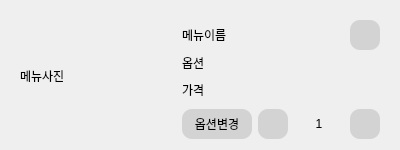
<?xml version="1.0" encoding="UTF-8"?>
<ui version="4.0">
 <class>selected_menu_widget</class>
 <widget class="QWidget" name="selected_menu_widget">
  <property name="geometry">
   <rect>
    <x>0</x>
    <y>0</y>
    <width>400</width>
    <height>150</height>
   </rect>
  </property>
  <property name="minimumSize">
   <size>
    <width>0</width>
    <height>150</height>
   </size>
  </property>
  <property name="maximumSize">
   <size>
    <width>400</width>
    <height>174</height>
   </size>
  </property>
  <property name="windowTitle">
   <string>Form</string>
  </property>
  <property name="styleSheet">
   <string notr="true">border:none;</string>
  </property>
  <layout class="QGridLayout" name="gridLayout">
   <item row="0" column="0" colspan="2">
    <widget class="QFrame" name="frame_16">
     <property name="minimumSize">
      <size>
       <width>0</width>
       <height>0</height>
      </size>
     </property>
     <property name="frameShape">
      <enum>QFrame::Shape::StyledPanel</enum>
     </property>
     <property name="frameShadow">
      <enum>QFrame::Shadow::Raised</enum>
     </property>
     <layout class="QGridLayout" name="gridLayout_48">
      <item row="4" column="2">
       <widget class="QPushButton" name="sel_menu_m">
        <property name="sizePolicy">
         <sizepolicy hsizetype="Minimum" vsizetype="Maximum">
          <horstretch>0</horstretch>
          <verstretch>0</verstretch>
         </sizepolicy>
        </property>
        <property name="minimumSize">
         <size>
          <width>30</width>
          <height>30</height>
         </size>
        </property>
        <property name="maximumSize">
         <size>
          <width>30</width>
          <height>30</height>
         </size>
        </property>
        <property name="styleSheet">
         <string notr="true">image: url(:/image/main_img/ic_remove_s.png);

border: none;
border-radius: 10px; 
background-color:#D3D3D3;</string>
        </property>
        <property name="text">
         <string/>
        </property>
       </widget>
      </item>
      <item row="4" column="1">
       <widget class="QPushButton" name="sel_op_Btn">
        <property name="sizePolicy">
         <sizepolicy hsizetype="Minimum" vsizetype="Maximum">
          <horstretch>0</horstretch>
          <verstretch>0</verstretch>
         </sizepolicy>
        </property>
        <property name="minimumSize">
         <size>
          <width>0</width>
          <height>30</height>
         </size>
        </property>
        <property name="maximumSize">
         <size>
          <width>70</width>
          <height>30</height>
         </size>
        </property>
        <property name="styleSheet">
         <string notr="true">border: none;
border-radius: 10px; 
background-color:#D3D3D3;</string>
        </property>
        <property name="text">
         <string>옵션변경</string>
        </property>
       </widget>
      </item>
      <item row="0" column="1" colspan="2">
       <widget class="QLabel" name="sel_menu_name">
        <property name="minimumSize">
         <size>
          <width>0</width>
          <height>30</height>
         </size>
        </property>
        <property name="maximumSize">
         <size>
          <width>16777215</width>
          <height>30</height>
         </size>
        </property>
        <property name="text">
         <string>메뉴이름</string>
        </property>
       </widget>
      </item>
      <item row="4" column="4">
       <widget class="QPushButton" name="sel_menu_f">
        <property name="minimumSize">
         <size>
          <width>30</width>
          <height>30</height>
         </size>
        </property>
        <property name="maximumSize">
         <size>
          <width>30</width>
          <height>30</height>
         </size>
        </property>
        <property name="styleSheet">
         <string notr="true">image: url(:/image/main_img/ic_add_s.png);
border: none;
border-radius: 10px; 
background-color:#D3D3D3;</string>
        </property>
        <property name="text">
         <string/>
        </property>
       </widget>
      </item>
      <item row="1" column="1" colspan="4">
       <widget class="QLabel" name="sel_menu_op">
        <property name="minimumSize">
         <size>
          <width>0</width>
          <height>30</height>
         </size>
        </property>
        <property name="maximumSize">
         <size>
          <width>16777215</width>
          <height>30</height>
         </size>
        </property>
        <property name="text">
         <string>옵션</string>
        </property>
       </widget>
      </item>
      <item row="4" column="3">
       <widget class="QLabel" name="sel_menu_cnt">
        <property name="minimumSize">
         <size>
          <width>50</width>
          <height>30</height>
         </size>
        </property>
        <property name="maximumSize">
         <size>
          <width>50</width>
          <height>30</height>
         </size>
        </property>
        <property name="text">
         <string>1</string>
        </property>
        <property name="alignment">
         <set>Qt::AlignmentFlag::AlignCenter</set>
        </property>
       </widget>
      </item>
      <item row="0" column="0" rowspan="5">
       <widget class="QLabel" name="sel_img">
        <property name="text">
         <string>메뉴사진</string>
        </property>
       </widget>
      </item>
      <item row="2" column="1" colspan="2">
       <widget class="QLabel" name="sel_menu_price">
        <property name="minimumSize">
         <size>
          <width>0</width>
          <height>30</height>
         </size>
        </property>
        <property name="maximumSize">
         <size>
          <width>16777215</width>
          <height>30</height>
         </size>
        </property>
        <property name="text">
         <string>가격</string>
        </property>
       </widget>
      </item>
      <item row="0" column="4">
       <widget class="QPushButton" name="pushButton_xx">
        <property name="minimumSize">
         <size>
          <width>30</width>
          <height>30</height>
         </size>
        </property>
        <property name="maximumSize">
         <size>
          <width>30</width>
          <height>30</height>
         </size>
        </property>
        <property name="styleSheet">
         <string notr="true">image: url(:/image/main_img/ic_ygy_search_keyword_cancel_intent.png);
border: none;
border-radius: 10px; 
background-color:#D3D3D3;</string>
        </property>
        <property name="text">
         <string/>
        </property>
       </widget>
      </item>
     </layout>
    </widget>
   </item>
  </layout>
 </widget>
 <resources/>
 <connections/>
</ui>
